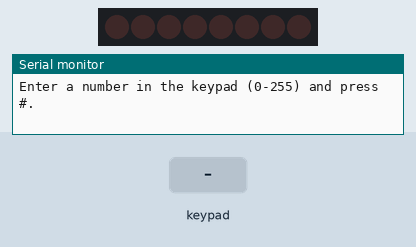
This sketch was run on a simulated Arduino Uno, built with avr-gcc and run on an emulated ATmega328P. Parts: 8 shift-register outputs drawn as a row of LEDs (first output left, lit = HIGH), the last lines printed to the serial monitor. Wiring (inferred from the names in the program): shift register (74HC595): data pin 12; shift clock pin 11; latch pin 10. Wiring (inferred from the signals the program sends): row of LEDs: on Q0, Q1, Q2, Q3, Q4, Q5, Q6, Q7. Inputs (shaded band) come from the test bench. Random numbers use the default seed unless the sketch sets one.

Above: at 1.2 s.
1.3 s: key '#' pressed
At 1.8 s:
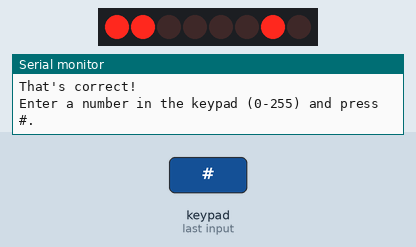
2.9 s: keypad keys 9 8 7 6 # pressed 0.4 s apart
At 5.3 s:
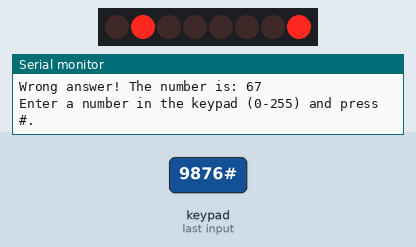
6.4 s: keypad keys 5 4 3 2 # pressed 0.4 s apart
At 9.2 s:
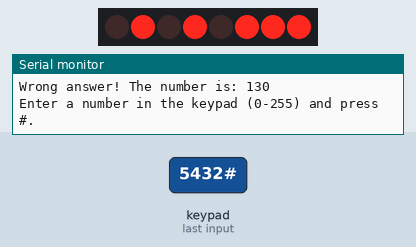
9.9 s: keypad keys 1 3 9 7 # pressed 0.4 s apart
At 13.0 s:
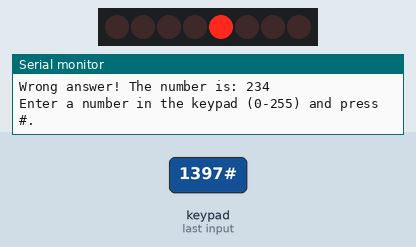
13.4 s: key '#' pressed
At 14.4 s:
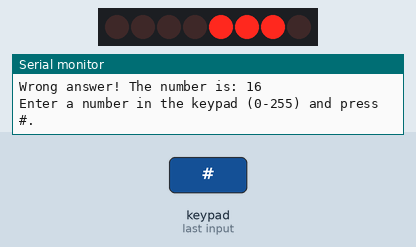
15.0 s: keypad keys 9 8 7 6 # pressed 0.4 s apart
At 17.1 s:
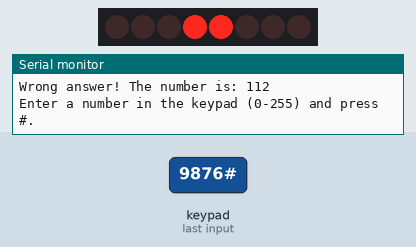
Timing chart, 0 to 18.6 s (numbered marks = the images above; inputs shaded):
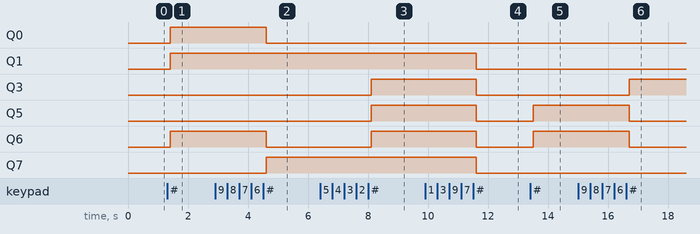

Measured:
- after the input at 1.3 s, Q0, Q1, Q6: LOW → HIGH after 0.11 s
- after the input at 2.9 s, Q0, Q6: HIGH → LOW after 1.7 s; Q7: LOW → HIGH after 1.7 s
- after the input at 6.4 s, Q3, Q5, Q6: LOW → HIGH after 1.7 s
- after the input at 9.9 s, Q1, Q3, Q5–7: HIGH → LOW after 1.7 s
- after the input at 13.4 s, Q5, Q6: LOW → HIGH after 0.11 s
- after the input at 15.0 s, Q3: LOW → HIGH after 1.7 s; Q5, Q6: HIGH → LOW after 1.7 s

The sketch:

binary-quiz-game.ino
```cpp
#include <Keypad.h>

#define ROWS 4
#define COLS 4

// Keypad
char keys[ROWS][COLS] = { {'1','2','3','A'},
  						  {'4','5','6','B'},
  						  {'7','8','9','C'},
  						  {'*','0','#','D'} };
byte rowPins[ROWS] = {9, 8, 7, 6};
byte colPins[COLS] = {5, 4, 3, 2};
Keypad keypad = Keypad(makeKeymap(keys), rowPins, colPins, ROWS, COLS);

// Shit register
const int latchPin = 10;
const int clockPin = 11;
const int dataPin = 12;

void setup() {
  pinMode(latchPin,OUTPUT);
  pinMode(clockPin,OUTPUT);
  pinMode(dataPin,OUTPUT);
  randomSeed(analogRead(0));
  Serial.begin(9600);
}

void displayBinNumber(byte a) {
  digitalWrite(latchPin, LOW);
  shiftOut(dataPin, clockPin, MSBFIRST, a);
  digitalWrite(latchPin, HIGH);
}

int getAnswer() {
  int answer = 0;
  while (1) {
    char key = keypad.getKey();
    if (key != NO_KEY) {
      Serial.print("You entered: ");
      Serial.println(key);
      if (key == '#') {
        break;
      }
      answer *= 10;
      answer += (String(key)).toInt();
    }
  }
  return answer;
}

bool checkAnswer(int number, int answer) {
  if (answer == number) {
    return 1;
  }
  return 0;
}

void loop() {
  // Generate random number
  int number = random(0, 256);
  // Display the binary number on the LEDs
  displayBinNumber(number);
  // Read a number from the keypad
  Serial.println("Enter a number in the keypad (0-255) and press #.");
  int answer = getAnswer();
  Serial.print("Your answer: ");
  Serial.println(answer);
  // Check the answer
  bool result = checkAnswer(answer, number);
  // Diplay the result
  if (result) {
    Serial.println("That's correct!");
  }
  else {
    Serial.print("Wrong answer! The number is: ");
    Serial.println(number);
  }
  delay(100);
}
```
